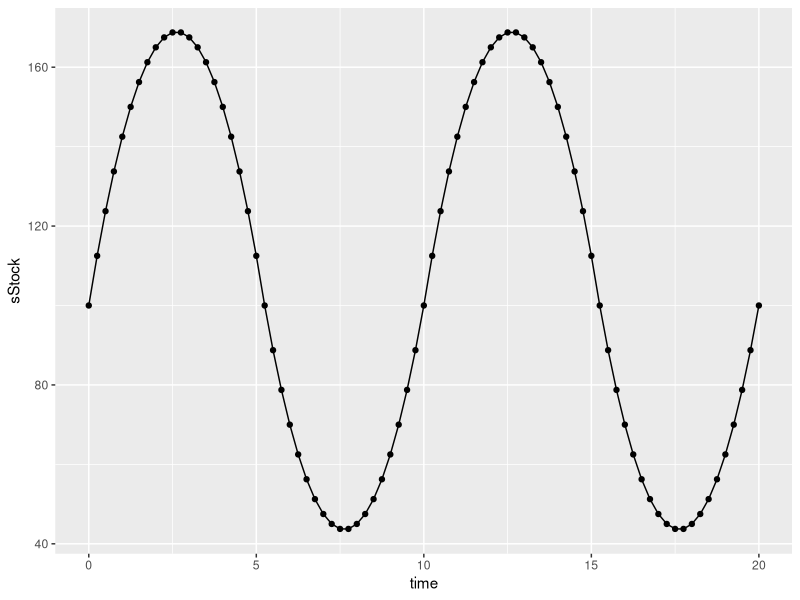

Source code (R):
library(deSolve)
library(ggplot2)

l1 <- seq(100,0,by=-5)
l2 <- seq(5,100,by=5)
l3 <- seq(95,0,by=-5)
l4 <- seq(5,100,by=5)

input <- c(l1, l2, l3, l4)

START<-0; FINISH<-20; STEP<-0.25
simtime <- seq(START, FINISH, by=STEP)

stocks  <- c(sStock=100)
auxs    <- c(aOutflow=50)

model <- function(time, stocks, auxs){
  with(as.list(c(stocks, auxs)),{
  
    fInflow<-input[which(simtime==time)]

    fOutflow<-aOutflow
    
    dS_dt <- fInflow - fOutflow
    
    ans<-list(c(dS_dt),Inflow=fInflow, 
              Outflow=fOutflow,
              NetFlow=dS_dt)
  })
}

# Run simulation
o<-data.frame(ode(y=stocks, times=simtime, func = model, 
                  parms=auxs, method='euler'))

qplot(x=time,y=sStock,data=o) + geom_line()



#qplot(x=sStock,y=NetFlow,data=o) + geom_path()
